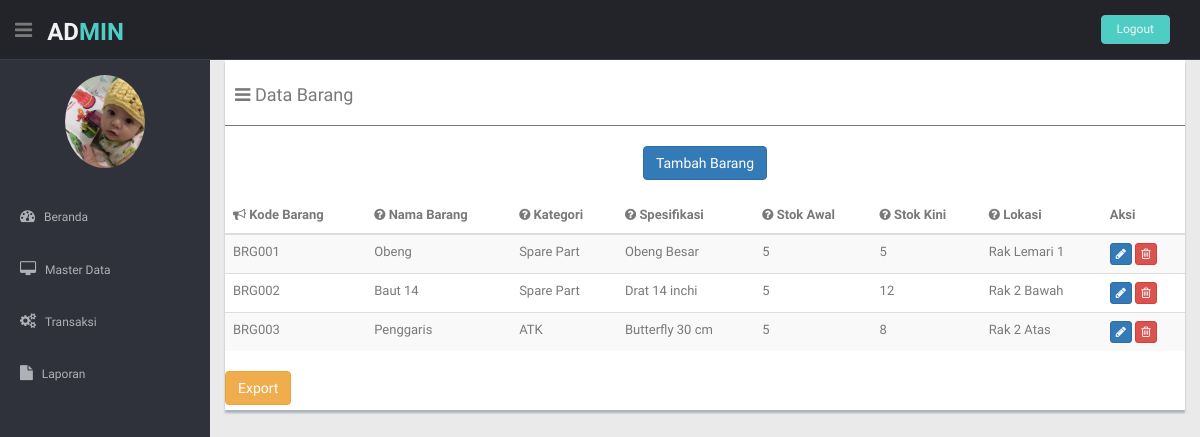
/Admin/beranda.php?hal=dataBarang, run on the app's committed database.
### tables this page shows
CREATE TABLE `tbbarang` (
  `kode_barang` varchar(6) NOT NULL,
  `nama_barang` varchar(30) NOT NULL,
  `kode_kategori` int(11) NOT NULL,
  `spesifikasi` varchar(50) NOT NULL,
  `stok` int(11) NOT NULL,
  `lokasi` varchar(20) NOT NULL
);

CREATE TABLE `tbkategori` (
  `kode_kategori` int(11) NOT NULL,
  `nama_kategori` varchar(20) NOT NULL
);

### Admin/dataBarang/dataBarang.php (the view, shortened to what this page needs)
<section id="main-content">
 <section class="wrapper">
<div class="row ">
          <div class="col-md-12">
            <div class="content-panel">
              <table class="table table-striped table-advance table-hover">
                <h4><i class="fa fa-bars"></i> Data Barang</h4>
                <hr>
                <div class="text-center">
                  <a href="?hal=tambahBarang" class="btn btn-primary"> Tambah Barang </a>
                </div>
                <br>
                <thead>
                   <?php
                      include "../koneksi.php";
                      $query = mysqli_query($sambungin,"SELECT * FROM tbbarang left join tbkategori on tbbarang.kode_kategori = tbkategori.kode_kategori");
                    ?>
                  <tr>
                    <th><i class="fa fa-bullhorn"></i> Kode Barang</th>
                    <th class="hidden-phone"><i class="fa fa-question-circle"></i> Nama Barang</th>
                    <th class="hidden-phone"><i class="fa fa-question-circle"></i> Kategori</th>
                    <th class="hidden-phone"><i class="fa fa-question-circle"></i> Spesifikasi</th>
                    <th class="hidden-phone"><i class="fa fa-question-circle"></i> Stok Awal</th>
                    <th class="hidden-phone"><i class="fa fa-question-circle"></i> Stok Kini</th>
                    <th class="hidden-phone"><i class="fa fa-question-circle"></i> Lokasi</th>
                    <th>Aksi</th>
                  </tr>
                </thead>
                <tbody>
                  <?php
                    while($data = mysqli_fetch_array($query)){
                      $jumlahBarangTerima = "SELECT SUM(jumlah_barang) AS jumlah_barang FROM tbdetail_penerimaan where kode_barang = '$data[kode_barang]'";
                      $hasilBarangMasuk = @mysqli_query($sambungin,$jumlahBarangTerima) or die (mysqli_error());
                      $barangTerima = mysqli_fetch_array($hasilBarangMasuk);
                      $jumlahBarangKeluar = "SELECT SUM(jumlah_barang) AS jumlah_barang FROM tbdetail_pengeluaran where kode_barang = '$data[kode_barang]'";
                      $hasilBarangKeluar = @mysqli_query($sambungin,$jumlahBarangKeluar) or die (mysqli_error());
                      $barangKeluar = mysqli_fetch_array($hasilBarangKeluar);
                  ?>
                    <td class="hidden-phone"><?php echo $data['kode_barang'] ?></td>
                     <td class="hidden-phone"><?php echo $data['nama_barang'] ?></td>
                     <td class="hidden-phone"><?php echo $data['nama_kategori'] ?></td>
                     <td class="hidden-phone"><?php echo $data['spesifikasi'] ?></td>
                     <td class="hidden-phone"><?php echo $data['stok'] ?></td>
                      <td class="hidden-phone"><?php echo $data['stok'] + $barangTerima['jumlah_barang'] - $barangKeluar ['jumlah_barang'] ?></td>
                     <td class="hidden-phone"><?php echo $data['lokasi'] ?></td>
                    <td>
                      <a href="beranda.php?hal=ubahBarang&kode_barang=<?php echo $data['kode_barang'] ?>" class="btn btn-primary btn-xs"><i class="fa fa-pencil"></i></a>
                      <a href="dataBarang/hapusBarang.php?kode_barang=<?php echo $data['kode_barang'] ?>" class="btn btn-danger btn-xs" onclick="return confirm('Yakin Akan dihapus?')" ><i class="fa fa-trash-o "></i></a>
                    </td>
                    <?php
                }
              ?>
                </tbody>
              </table>
              <a href="dataBarang/exportBarang.php" class="btn btn-warning">Export</a>
            </div>
          </div>
        </div>
</section>
</section>

### css/style.css (style rules this page uses)
body { color: #797979; background: #eaeaea; font-family: 'Ruda', sans-serif; padding: 0px !important; margin: 0px !important; font-size:13px; }
a, a:hover, a:focus { text-decoration: none; outline: none; }
hr { margin-top: 20px; margin-bottom: 20px; border: 0; border-top: 1px solid #797979; }
#main-content { margin-left: 210px; }
.wrapper { display: inline-block; margin-top: 60px; padding-left: 15px; padding-right: 15px; padding-bottom: 15px; padding-top: 0px; width: 100%; }
.content-panel { background: #ffffff; box-shadow: 0px 3px 2px #aab2bd; padding-top: 15px; padding-bottom: 5px; }
.content-panel h4 { margin-left: 10px; }

### data on the page
tbbarang: kode_barang "BRG001", nama_barang "Obeng", kode_kategori.nama_kategori "Spare Part", spesifikasi "Obeng Besar", stok "5", lokasi "Rak Lemari 1"
tbbarang: kode_barang "BRG002", nama_barang "Baut 14", kode_kategori.nama_kategori "Spare Part", spesifikasi "Drat 14 inchi", stok "5", jumlah_barang "12", lokasi "Rak 2 Bawah"
tbbarang: kode_barang "BRG003", nama_barang "Penggaris", kode_kategori.nama_kategori "ATK", spesifikasi "Butterfly 30 cm", stok "5", jumlah_barang "8", lokasi "Rak 2 Atas"
